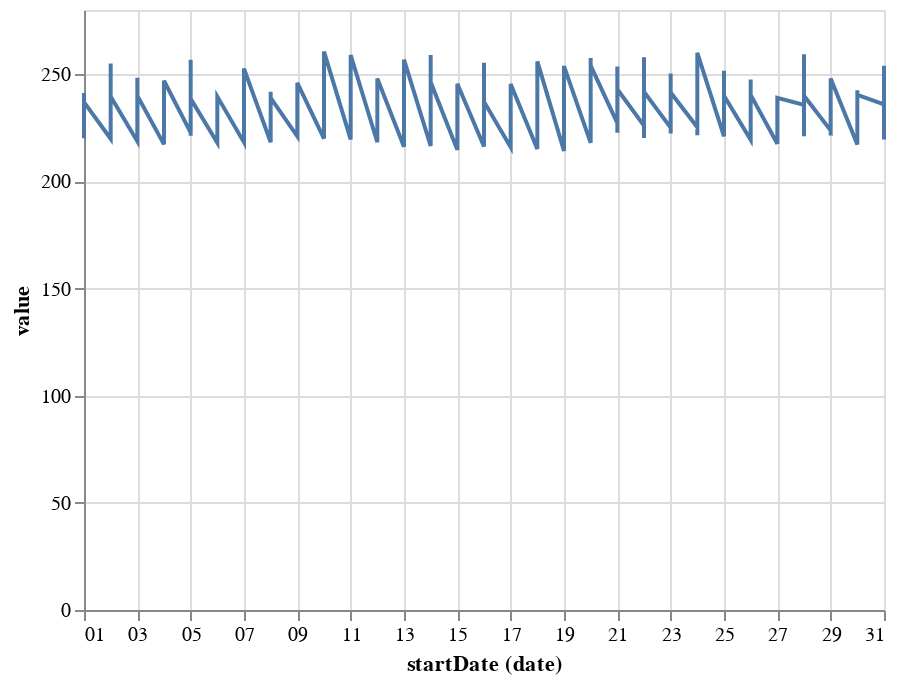

This figure's notebook cell:
### Code cell
alt.Chart(weight_data).mark_line().encode(
    x = alt.X("date(startDate)",),
    y = alt.Y("value:Q",),
)

### Figure 1 — Vega-Lite specification as saved in the notebook (floating-point values rounded to 4 significant figures; data arrays with more than 128 entries replaced by an {"elided": "..."} marker saying what was removed)
{"config": {"view": {"continuousWidth": 400, "continuousHeight": 300}}, "data": {"name": "data-ca1cd75c01021985a2488b81b8e24a91"}, "mark": "line", "encoding": {"x": {"field": "startDate", "timeUnit": "date", "type": "temporal"}, "y": {"field": "value", "type": "quantitative"}}, "$schema": "https://vega.github.io/schema/vega-lite/v4.17.0.json", "datasets": {"data-ca1cd75c01021985a2488b81b8e24a91": {"elided": "413 records"}}}
